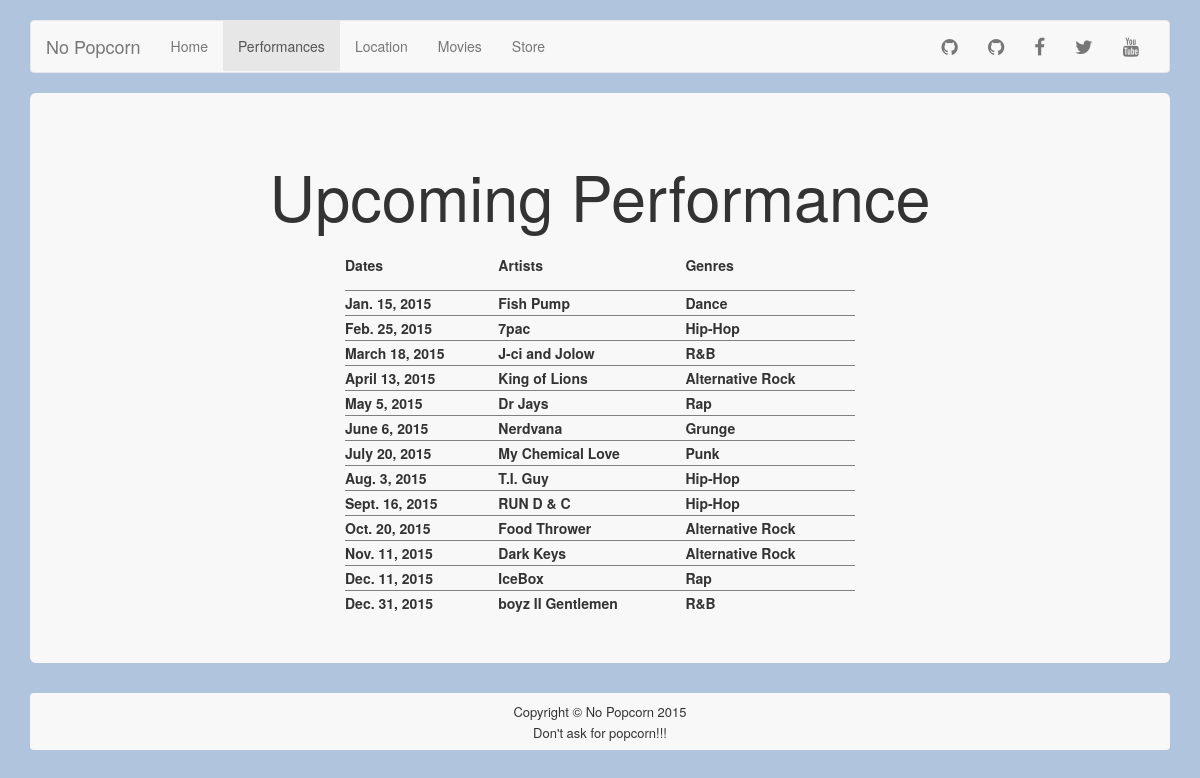
/performances, run on the app's committed database.
### Theatre/models.py (models this page shows)
class Performances(models.Model):
    date = models.DateField(['%Y-%m-%d'])
    name = models.CharField(max_length = 254)
    genre = models.CharField(max_length = 254)

### Theatre/views.py (the view)
# urls.py: url(r'^performances$', 'Theatre.views.performances', name='performances'),
def performances(request):
	return render(request, 'performances.html', {'performances': Performances.objects.all()})

### Theatre/templates/performances.html (shortened to what this page needs)
{% extends "base.html" %}
{% block nav-performances %}class="active"{% endblock %}
{% block content %}
<table style="width:50%" style="height:100%" border=1 frame=void rules=rows align="center">
<h1 align="center"> Upcoming Performance</h1>
    <tr>
    	<th height="50">Dates</th>
    	<th height="50">Artists</th>
    	<th height="50">Genres</th>
    </tr>
    {% for item in performances %}
    <tr>
    	<th height="25">{{ item.date }}</th>
    	<th height="25">{{ item.name }}</th>
    	<th height="25">{{ item.genre }}</th>
    </tr>
  {% endfor %}
</table>
{% endblock %}

### Theatre/static/css/nopopcorn.css (style rules this page uses)
body { padding-top: 20px; padding-bottom: 20px; background-color: #b0c4de; }

### data on the page
Performances: date "Jan. 15, 2015", name "Fish Pump", genre "Dance"
Performances: date "Feb. 25, 2015", name "7pac", genre "Hip-Hop"
Performances: date "March 18, 2015", name "J-ci and Jolow", genre "R&B"
Performances: date "April 13, 2015", name "King of Lions", genre "Alternative Rock"
Performances: date "May 5, 2015", name "Dr Jays", genre "Rap"
Performances: date "June 6, 2015", name "Nerdvana", genre "Grunge"
Performances: date "July 20, 2015", name "My Chemical Love", genre "Punk"
Performances: date "Aug. 3, 2015", name "T.I. Guy", genre "Hip-Hop"
Performances: date "Sept. 16, 2015", name "RUN D & C", genre "Hip-Hop"
Performances: date "Oct. 20, 2015", name "Food Thrower", genre "Alternative Rock"
Performances: date "Nov. 11, 2015", name "Dark Keys", genre "Alternative Rock"
Performances: date "Dec. 11, 2015", name "IceBox", genre "Rap"
Performances: date "Dec. 31, 2015", name "boyz II Gentlemen", genre "R&B"
